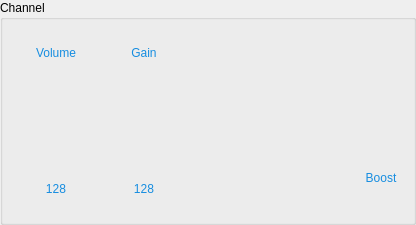
             <widget class="QGroupBox" name="channelSection">
              <property name="minimumSize">
               <size>
                <width>416</width>
                <height>0</height>
               </size>
              </property>
              <property name="maximumSize">
               <size>
                <width>416</width>
                <height>16777215</height>
               </size>
              </property>
              <property name="styleSheet">
               <string notr="true">QLabel {
    color: #168de0;
}
</string>
              </property>
              <property name="title">
               <string>Channel</string>
              </property>
              <layout class="QHBoxLayout" name="channelLayout" stretch="20,20,48,12">
               <property name="spacing">
                <number>4</number>
               </property>
               <item>
                <layout class="QVBoxLayout" name="volContainer">
                 <item>
                  <widget class="QLabel" name="lblVolume">
                   <property name="text">
                    <string>Volume</string>
                   </property>
                   <property name="alignment">
                    <set>Qt::AlignmentFlag::AlignCenter</set>
                   </property>
                  </widget>
                 </item>
                 <item alignment="Qt::AlignmentFlag::AlignHCenter">
                  <widget class="RemoteKnob" name="knobVolume" native="true">
                   <property name="minimumSize">
                    <size>
                     <width>84</width>
                     <height>84</height>
                    </size>
                   </property>
                   <property name="maximumSize">
                    <size>
                     <width>84</width>
                     <height>84</height>
                    </size>
                   </property>
                  </widget>
                 </item>
                 <item>
                  <widget class="QLabel" name="valVolume">
                   <property name="text">
                    <string>128</string>
                   </property>
                   <property name="alignment">
                    <set>Qt::AlignmentFlag::AlignCenter</set>
                   </property>
                  </widget>
                 </item>
                </layout>
               </item>
               <item>
                <layout class="QVBoxLayout" name="gainContainer">
                 <item>
                  <widget class="QLabel" name="lblGain">
                   <property name="text">
                    <string>Gain</string>
                   </property>
                   <property name="alignment">
                    <set>Qt::AlignmentFlag::AlignCenter</set>
                   </property>
                  </widget>
                 </item>
                 <item alignment="Qt::AlignmentFlag::AlignHCenter">
                  <widget class="RemoteKnob" name="knobGain" native="true">
                   <property name="minimumSize">
                    <size>
                     <width>84</width>
                     <height>84</height>
                    </size>
                   </property>
                   <property name="maximumSize">
                    <size>
                     <width>84</width>
                     <height>84</height>
                    </size>
                   </property>
                  </widget>
                 </item>
                 <item>
                  <widget class="QLabel" name="valGain">
                   <property name="text">
                    <string>128</string>
                   </property>
                   <property name="alignment">
                    <set>Qt::AlignmentFlag::AlignCenter</set>
                   </property>
                  </widget>
                 </item>
                </layout>
               </item>
               <item>
                <layout class="QVBoxLayout" name="channelSelectorLayout">
                 <item>
                  <spacer name="verticalSpacerChannelRotary">
                   <property name="orientation">
                    <enum>Qt::Orientation::Vertical</enum>
                   </property>
                   <property name="sizeType">
                    <enum>QSizePolicy::Policy::Fixed</enum>
                   </property>
                   <property name="sizeHint" stdset="0">
                    <size>
                     <width>20</width>
                     <height>20</height>
                    </size>
                   </property>
                  </spacer>
                 </item>
                 <item alignment="Qt::AlignmentFlag::AlignHCenter|Qt::AlignmentFlag::AlignBottom">
                  <widget class="AmpRotarySelector" name="channelSelector" native="true">
                   <property name="sizePolicy">
                    <sizepolicy hsizetype="Fixed" vsizetype="Fixed">
                     <horstretch>0</horstretch>
                     <verstretch>0</verstretch>
                    </sizepolicy>
                   </property>
                   <property name="minimumSize">
                    <size>
                     <width>140</width>
                     <height>160</height>
                    </size>
                   </property>
                   <property name="maximumSize">
                    <size>
                     <width>140</width>
                     <height>160</height>
                    </size>
                   </property>
                   <property name="baseSize">
                    <size>
                     <width>0</width>
                     <height>0</height>
                    </size>
                   </property>
                  </widget>
                 </item>
                </layout>
               </item>
               <item>
                <layout class="QVBoxLayout" name="boostContainer">
                 <item>
                  <spacer name="verticalSpacerBoost">
                   <property name="orientation">
                    <enum>Qt::Orientation::Vertical</enum>
                   </property>
                   <property name="sizeHint" stdset="0">
                    <size>
                     <width>20</width>
                     <height>40</height>
                    </size>
                   </property>
                  </spacer>
                 </item>
                 <item alignment="Qt::AlignmentFlag::AlignHCenter|Qt::AlignmentFlag::AlignBottom">
                  <widget class="QToolButton" name="btnBoost">
                   <property name="styleSheet">
                    <string notr="true">QToolButton {
   border: none;
   background-color: transparent;
   min-width: 36px;
   max-width: 36px;
   min-height: 36px;
   max-height: 36px;
   padding: 0px;
   border-image: url(:/img/led-button-red.png) 0 120 0 0;
}
QToolButton:hover {
   background-color: rgba(255, 255, 255, 0.05);
   border-radius: 18px;
}
QToolButton:checked {
   border-image: url(:/img/led-button-red.png) 0 0 0 120;
}
</string>
                   </property>
                   <property name="checkable">
                    <bool>true</bool>
                   </property>
                   <property name="fixedSize" stdset="0">
                    <size>
                     <width>22</width>
                     <height>22</height>
                    </size>
                   </property>
                  </widget>
                 </item>
                 <item alignment="Qt::AlignmentFlag::AlignHCenter|Qt::AlignmentFlag::AlignBottom">
                  <widget class="QLabel" name="lblBoost">
                   <property name="minimumSize">
                    <size>
                     <width>0</width>
                     <height>40</height>
                    </size>
                   </property>
                   <property name="text">
                    <string>Boost</string>
                   </property>
                   <property name="alignment">
                    <set>Qt::AlignmentFlag::AlignHCenter|Qt::AlignmentFlag::AlignTop</set>
                   </property>
                  </widget>
                 </item>
                </layout>
               </item>
              </layout>
             </widget>
